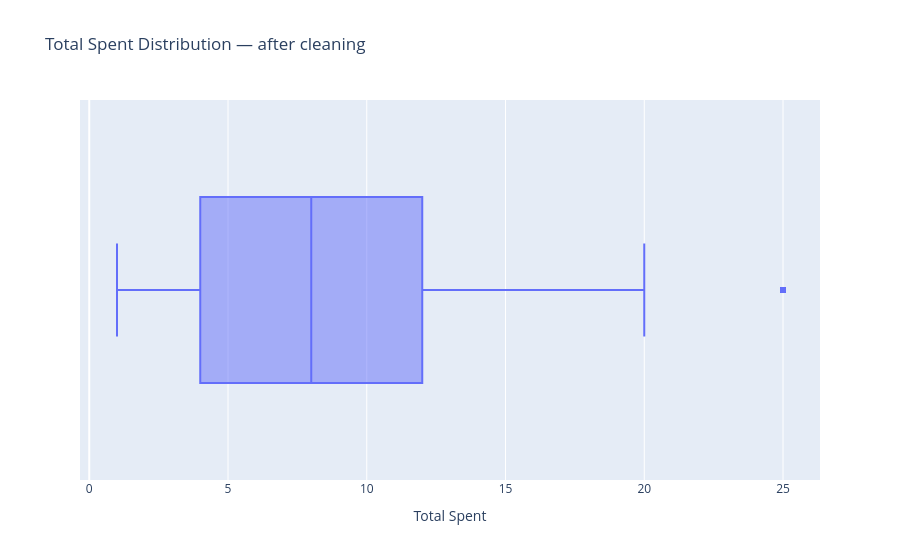

Notebook code for this chart:
### Code cell
fig = px.box(df, x="Total Spent", title="Total Spent Distribution — after cleaning")
fig.show()

### Figure 1 — Plotly figure (JSON) as saved in the notebook; plotly's stock layout.template omitted (floating-point values rounded to 4 significant figures; data arrays with more than 128 entries replaced by an {"elided": "..."} marker saying what was removed)
{"data": [{"alignmentgroup": "True", "hovertemplate": "Total Spent=%{x}<extra></extra>", "legendgroup": "", "marker": {"color": "#636efa"}, "name": "", "notched": false, "offsetgroup": "", "orientation": "h", "showlegend": false, "type": "box", "x": {"elided": "9540 float values"}, "x0": " ", "xaxis": "x", "y0": " ", "yaxis": "y"}], "layout": {"boxmode": "group", "legend": {"tracegroupgap": 0}, "title": {"text": "Total Spent Distribution — after cleaning"}, "xaxis": {"anchor": "y", "domain": [0, 1], "title": {"text": "Total Spent"}}, "yaxis": {"anchor": "x", "domain": [0, 1]}}}
